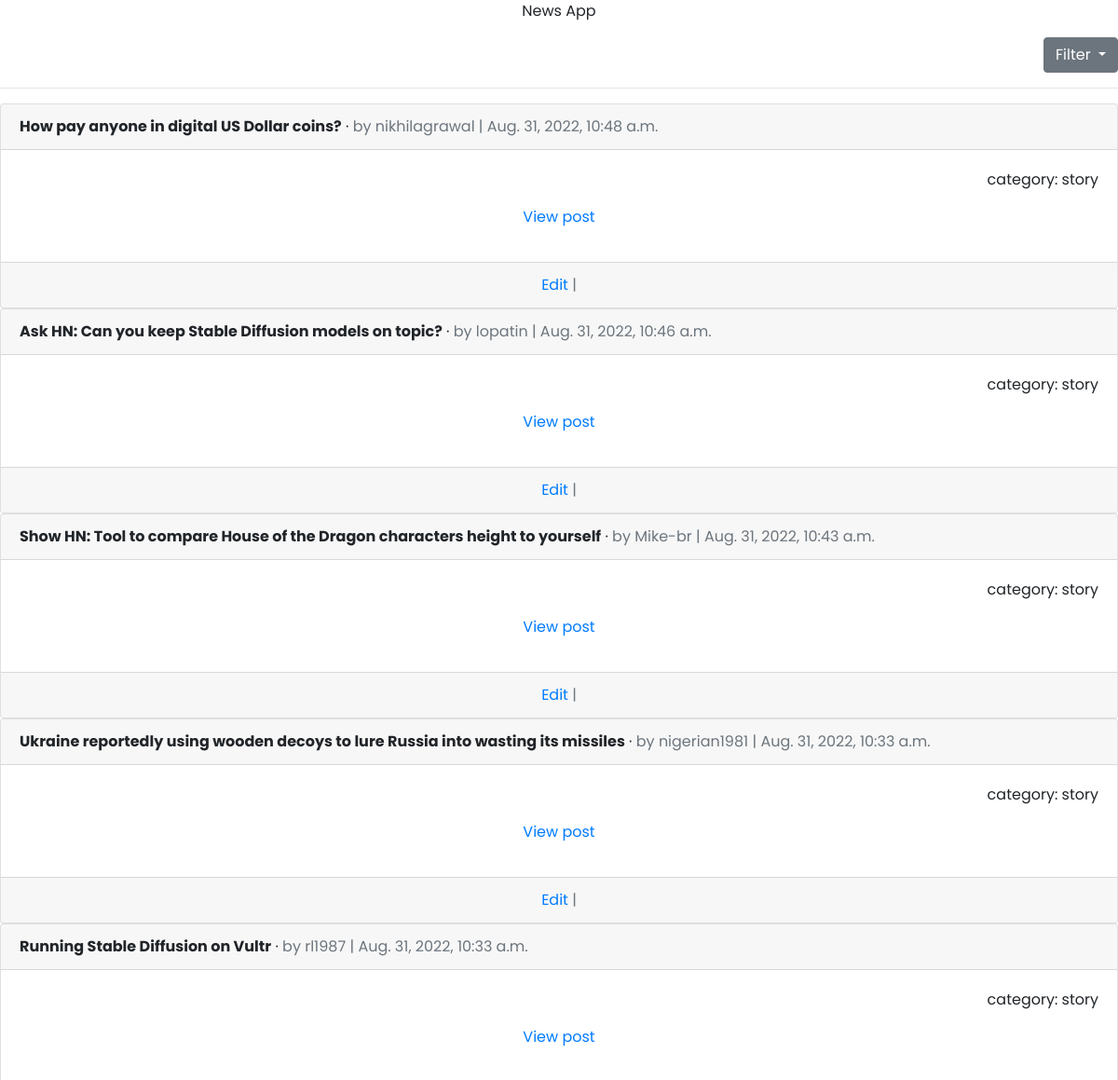
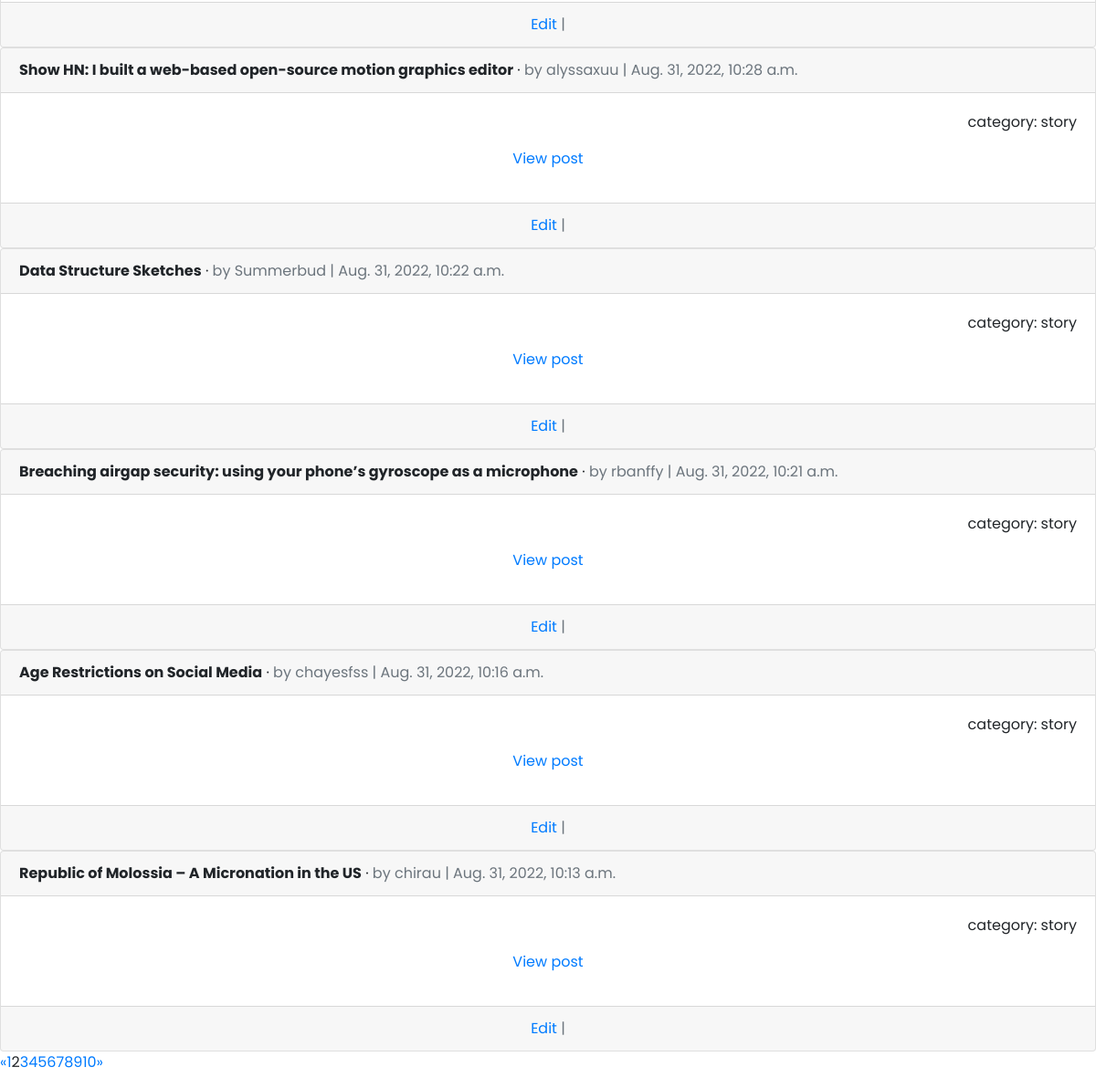
Page /news/story/?page=2 on the committed database (2 pictures, top to bottom).
### apiapp/models.py (models this page shows, shortened)
class News(models.Model):
    title = models.CharField(max_length=200, blank = True, null = True)
    hackernews_id = models.BigIntegerField(unique=True, primary_key=True)
    time = UCDateTimeField(default=datetime.now)
    category = models.CharField(max_length=50, blank = True, null = True)
    post_url = models.CharField(max_length=200, blank = True, null = True, default='http://stoplight.io/prism/')
    author = models.CharField(max_length=50, blank = True, null = True)
    path = models.CharField(max_length=50, blank = True, null = True, default='user')

### apiapp/views.py (the view)
# urls.py: path('story/', story, name='story'),
def story(request):
    all_posts = News.objects.all().order_by('-time')
    filter_posts = News.objects.filter(category='story').all().order_by('-time')
    page = request.GET.get('page', 1)
    paginator = Paginator(filter_posts, 10)
    try:
        posts = paginator.page(page)
    except PageNotAnInteger:
        posts = paginator.page(1)
    except EmptyPage:
        posts = paginator.page(paginator.num_pages)
    return render(request, 'news_api/story.html', {"posts": posts})

### templates/news_api/story.html (shortened to what this page needs)
{% extends 'news_api/base.html' %}
{% block content %}
<p class="text-center">News App</p>
<div class="dropdown text-right">
  <button class="btn btn-secondary dropdown-toggle" type="button" data-toggle="dropdown" aria-expanded="false">
    Filter
  </button>
</div>
<hr>
{% for post in posts %}
  <div class="card">
    <div class="card-header">
      <span class="font-weight-bold">{{ post.title }}</span> &middot;
      <span class="text-muted">by {{ post.author }} |
      {{ post.time }}</span>
    </div>
    <div class="card-body">
      <p class="text-right"> category: {{ post.category }}</p>
      <p class="text-center"><a href="{{ post.post_url }}">View post</a></p>
    </div>
    <div class="card-footer text-center text-muted">
        <a href="{% url 'post_edit' post.pk %}">Edit</a> |
    </div>
  </div>
{% endfor %}
{% if posts.has_other_pages %}
  <ul class="pagination">
    {% if posts.has_previous %}
      <li><a href="?page={{ users.previous_page_number }}">&laquo;</a></li>
    {% else %}
      <li class="disabled"><span>&laquo;</span></li>
    {% endif %}
    {% for i in posts.paginator.page_range %}
      {% if posts.number == i %}
        <li class="active"><span>{{ i }} <span class="sr-only">(current)</span></span></li>
      {% else %}
        <li><a href="?page={{ i }}">{{ i }}</a></li>
      {% endif %}
    {% endfor %}
    {% if posts.has_next %}
      <li><a href="?page={{ users.next_page_number }}">&raquo;</a></li>
    {% else %}
      <li class="disabled"><span>&raquo;</span></li>
    {% endif %}
  </ul>
{% endif %}
{% endblock content %}

### templates/news_api/base.html (style rules this page uses)
body { font-family:'Poppins'; }

### rows in the picture
News: title "How pay anyone in digital US Dollar coins?", author "nikhilagrawal", time "Aug. 31, 2022, 10:48 a.m.", category "story"
News: title "Ask HN: Can you keep Stable Diffusion models on topic?", author "lopatin", time "Aug. 31, 2022, 10:46 a.m.", category "story"
News: title "Show HN: Tool to compare House of the Dragon characters height to yourself", author "Mike-br", time "Aug. 31, 2022, 10:43 a.m.", category "story"
News: title "Ukraine reportedly using wooden decoys to lure Russia into wasting its missiles", author "nigerian1981", time "Aug. 31, 2022, 10:33 a.m.", category "story"
News: title "Running Stable Diffusion on Vultr", author "rl1987", time "Aug. 31, 2022, 10:33 a.m.", category "story"
News: title "Show HN: I built a web-based open-source motion graphics editor", author "alyssaxuu", time "Aug. 31, 2022, 10:28 a.m.", category "story"
News: title "Data Structure Sketches", author "Summerbud", time "Aug. 31, 2022, 10:22 a.m.", category "story"
News: title "Breaching airgap security: using your phone’s gyroscope as a microphone", author "rbanffy", time "Aug. 31, 2022, 10:21 a.m.", category "story"
News: title "Age Restrictions on Social Media", author "chayesfss", time "Aug. 31, 2022, 10:16 a.m.", category "story"
News: title "Republic of Molossia – A Micronation in the US", author "chirau", time "Aug. 31, 2022, 10:13 a.m.", category "story"

### other values in the picture
{{ i }} "1" "3" "4" "5" "6" "7" "8" "9" "10"
{{ i }} "2"
